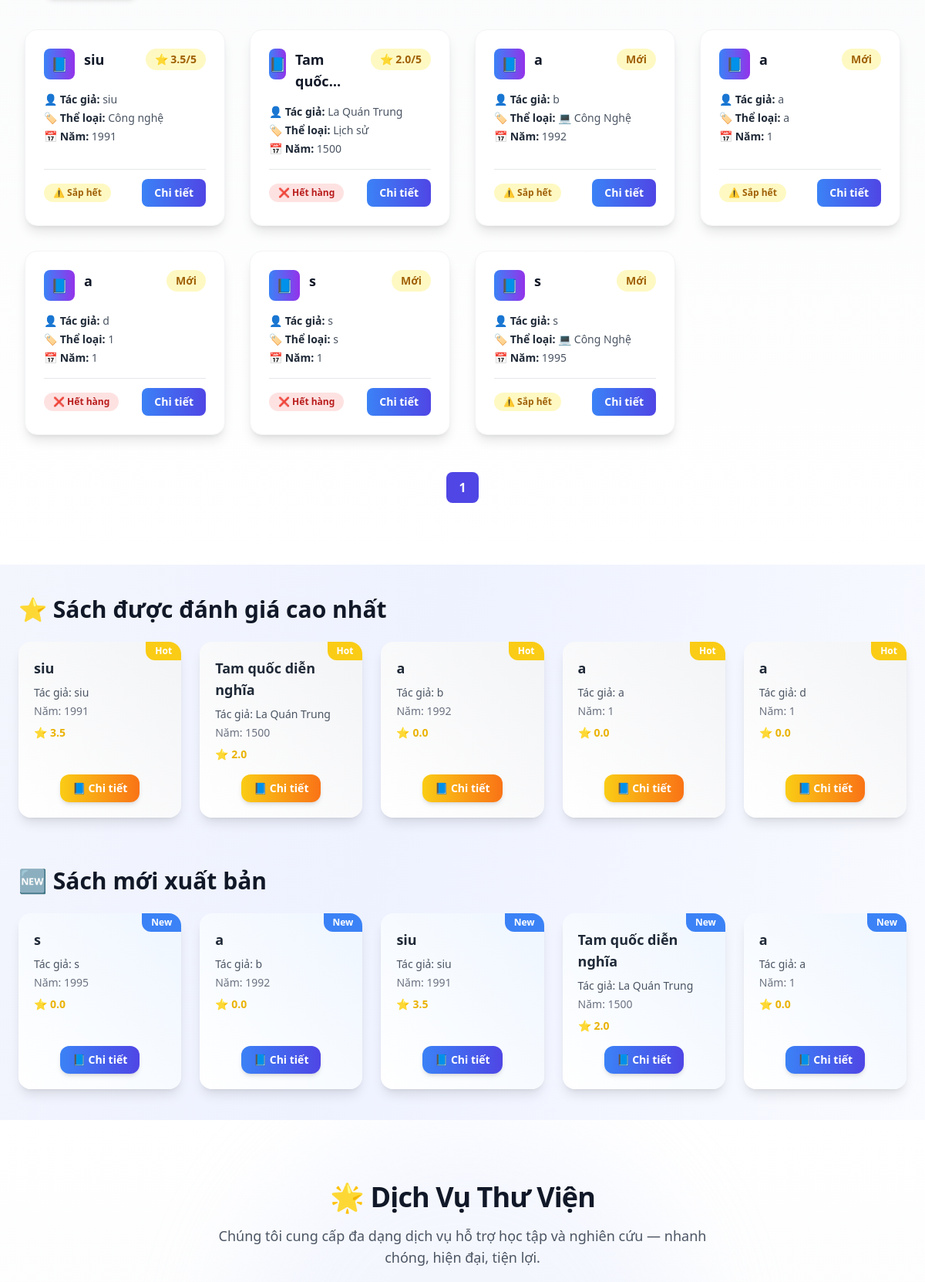
The app's page /library/home/ (signed in, middle part), older data.
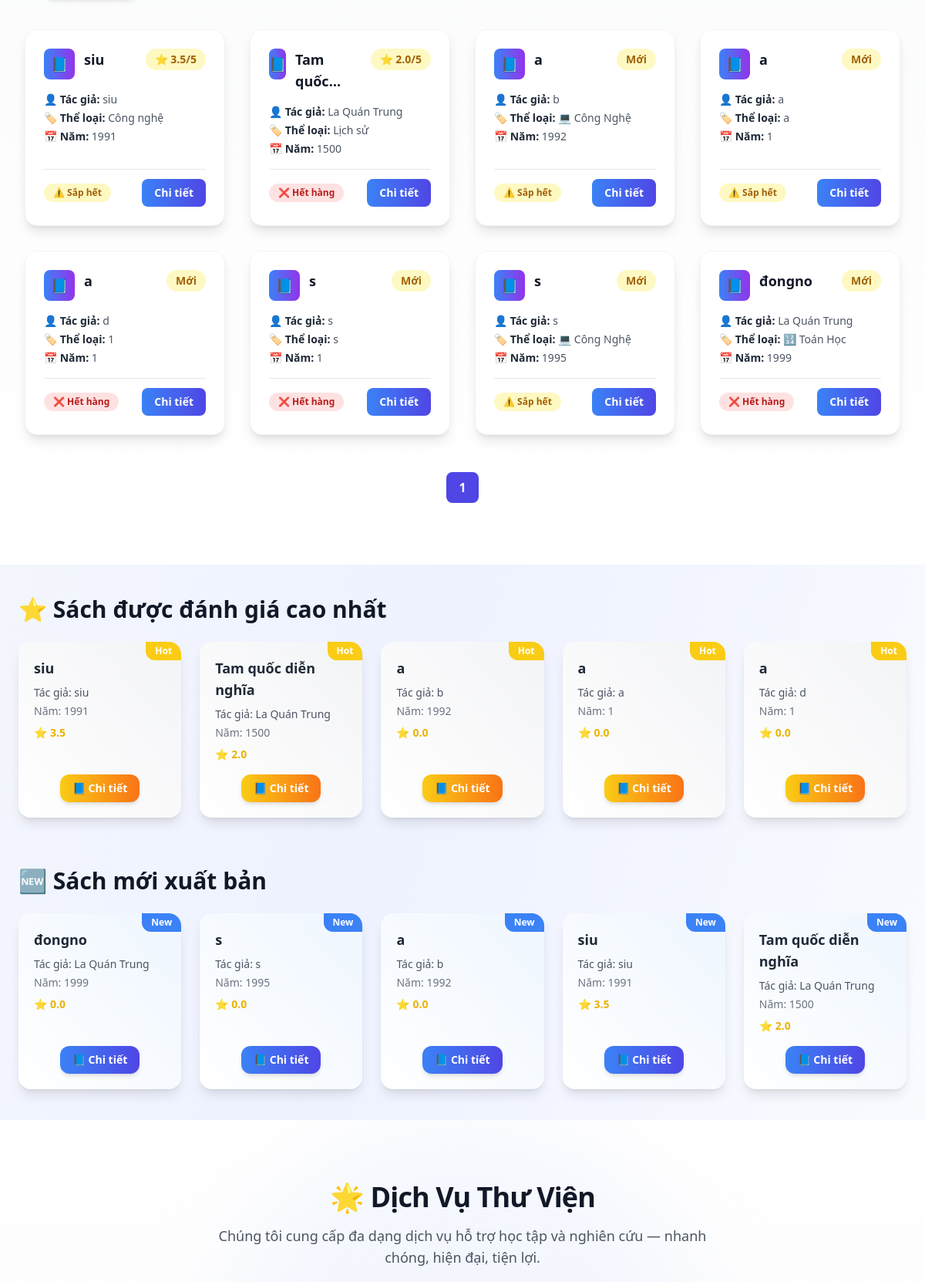
The same page, newer data.
### Librarian/models.py (models this page shows, shortened)
class Book(models.Model):
    STATUS_CHOICES = [
        ('available', 'Available'),
        ('unavailable', 'Unavailable'),
    ]
    book_id = models.AutoField(primary_key=True)
    title = models.CharField(max_length=255)
    author = models.CharField(max_length=255)
    year = models.IntegerField(blank=True, null=True)
    category = models.CharField(max_length=100, blank=True, null=True)
    quantity = models.PositiveIntegerField(default=0)
    status = models.CharField(max_length=20, choices=STATUS_CHOICES, default='available')
    description = models.TextField(blank=True, null=True)

### library/views.py (the view)
# urls.py: 2. Add a URL to urlpatterns:  path('', views.home, name='home')
def home(request):
    if not request.user.is_authenticated:
        return redirect("account:logout")
    sort_type = request.GET.get("sort", "rating")
    if sort_type == "new":
        books_with_rating = Book.objects.annotate(
            avg_rating=Avg('reviews__rating')
        ).order_by(F('year').desc(nulls_last=True))
    else:
        books_with_rating = Book.objects.annotate(
            avg_rating=Avg('reviews__rating')
        ).order_by(F('avg_rating').desc(nulls_last=True))
    paginator = Paginator(books_with_rating, 8)
    page_number = request.GET.get("page")
    page_obj = paginator.get_page(page_number)
    top_rated_books = Book.objects.annotate(
        avg_rating=Avg("reviews__rating")
    ).order_by(F("avg_rating").desc(nulls_last=True))[:5]
    newest_books = Book.objects.annotate(
        avg_rating=Avg("reviews__rating")
    ).order_by(F("year").desc(nulls_last=True))[:5]
    user_profile = UserProfile.objects.get(user=request.user)
    context = {
        "user_profile": user_profile,
        "max_days": getattr(user_profile, "max_days", 10),
        "page_obj": page_obj,
        "top_rated_books": top_rated_books,
        "newest_books": newest_books,
        "sort_type": sort_type,
    }
    return render(request, "library/home.html", context)

### account/membership_states.py (called while the page is built)
    @property
    def max_days(self):
        return 60

### account/models.py (called while the page is built)
    def get_membership_state(self):
        if self.membership_level == 'standard':
            return StandardState()
        elif self.membership_level == 'premium':
            return PremiumState()
        return BasicState()

    @property
    def max_days(self):
        return self.get_membership_state().max_days

### library/templates/library/home.html (shortened to what the changed rows need)
{% extends "base.html" %}
{% block content %}
<section id="catalog" class="py-20 bg-gradient-to-b from-gray-50 to-white relative overflow-hidden">
    <div class="max-w-7xl mx-auto px-6 lg:px-8">
        <div id="bookList" class="grid grid-cols-1 sm:grid-cols-2 md:grid-cols-3 lg:grid-cols-4 gap-8">
            {% for book in page_obj %}
            <div class="book-item book-card bg-white rounded-2xl shadow-lg p-6 flex flex-col border border-gray-100 transition-transform duration-300 hover:scale-[1.03] hover:shadow-2xl" data-category="{{ book.category|slugify }}">
                <div class="flex items-start justify-between mb-4">
                    <div class="flex items-start flex-1 mr-3">
                        <div class="w-10 h-10 bg-gradient-to-r from-blue-500 to-purple-600 rounded-lg flex items-center justify-center mr-3">
                            <span class="text-white text-lg">📘</span>
                        </div>
                        <h4 class="text-lg font-bold text-gray-900 line-clamp-2">{{ book.title }}</h4>
                    </div>
                    <span class="text-sm font-bold bg-yellow-100 text-yellow-700 px-3 py-1 rounded-full whitespace-nowrap">
                        {% if book.avg_rating %}
                        ⭐ {{ book.avg_rating|floatformat:1 }}/5
                        {% else %}
                        Mới
                        {% endif %}
                    </span>
                </div>
                <div class="text-gray-600 text-sm space-y-1 mb-4 flex-grow">
                    <p><span class="font-semibold text-gray-800">👤 Tác giả:</span> {{ book.author }}</p>
                    <p><span class="font-semibold text-gray-800">🏷️ Thể loại:</span> {{ book.category }}</p>
                    <p><span class="font-semibold text-gray-800">📅 Năm:</span> {{ book.year }}</p>
                </div>
                <div class="flex justify-between items-center border-t pt-3 mt-auto">
                    <span class="text-xs font-semibold px-3 py-1 rounded-full
                        {% if book.quantity > 5 %}bg-green-100 text-green-700{% elif book.quantity > 0 %}bg-yellow-100 text-yellow-700{% else %}bg-red-100 text-red-700{% endif %}">
                        {% if book.quantity > 5 %}✅ Còn hàng{% elif book.quantity > 0 %}⚠️ Sắp hết{% else %}❌ Hết hàng{% endif %}
                    </span>
                    <a href="{% url 'library:book_detail_view' book.book_id %}"
                        class="bg-gradient-to-r from-blue-500 to-indigo-600 text-white px-4 py-2 rounded-lg font-bold text-sm hover:shadow-md hover:scale-105 transition-all duration-300">
                        Chi tiết
                    </a>
                </div>
            </div>
            {% endfor %}
        </div>
        <div class="flex justify-center mt-12 space-x-2">
            {% for num in page_obj.paginator.page_range %}
            {% if page_obj.number == num %}
            <span class="px-4 py-2 rounded-lg bg-indigo-600 text-white font-semibold">{{ num }}</span>
            {% else %}
            <a href="?page={{ num }}" class="px-4 py-2 rounded-lg bg-gray-100 hover:bg-indigo-500 hover:text-white transition-all">{{ num }}</a>
            {% endif %}
            {% endfor %}
        </div>
    </div>
</section>
<section class="max-w-7xl mx-auto py-10 px-6 space-y-16">
    <div>
    <h2 class="text-3xl font-extrabold text-gray-900 mb-6 flex items-center gap-2">
        ⭐ Sách được đánh giá cao nhất
    </h2>
    <div class="grid grid-cols-1 sm:grid-cols-2 lg:grid-cols-5 gap-6">
        {% for book in top_rated_books %}
        <div class="relative bg-gradient-to-tr from-white to-gray-100 shadow-lg rounded-2xl overflow-hidden transform hover:scale-105 transition-transform duration-300">
            <div class="p-5 flex flex-col justify-between h-full">
                <div>
                    <h3 class="font-bold text-lg mb-2 text-gray-800 line-clamp-2">{{ book.title }}</h3>
                    <p class="text-gray-600 text-sm mb-1">Tác giả: {{ book.author }}</p>
                    <p class="text-gray-500 text-sm mb-2">Năm: {{ book.year }}</p>
                    <p class="text-yellow-500 font-semibold mt-2 text-sm flex items-center gap-1">
                        <span>⭐</span> {{ book.avg_rating|default:"0.0" }}
                    </p>
                </div>
                <div class="mt-4 flex justify-center">
                    <a href="{% url 'library:book_detail_view' book.book_id %}"
                        class="bg-gradient-to-r from-yellow-400 to-orange-500 text-white px-4 py-2 rounded-xl font-semibold text-sm shadow-md hover:shadow-xl hover:scale-105 hover:from-orange-500 hover:to-yellow-500 transition-all duration-300 ease-in-out">
                        📘 Chi tiết
                    </a>
                </div>
            </div>
            <div class="absolute top-0 right-0 bg-yellow-400 text-white px-3 py-1 text-xs font-semibold rounded-bl-xl">
                Hot
            </div>
        </div>
        {% endfor %}
    </div>
</div>
    <div>
    <h2 class="text-3xl font-extrabold text-gray-900 mb-6 flex items-center gap-2">
        🆕 Sách mới xuất bản
    </h2>
    <div class="grid grid-cols-1 sm:grid-cols-2 lg:grid-cols-5 gap-6">
        {% for book in newest_books %}
        <div class="relative bg-gradient-to-tr from-white to-blue-50 shadow-lg rounded-2xl overflow-hidden transform hover:scale-105 transition-transform duration-300">
            <div class="p-5 flex flex-col justify-between h-full">
                <div>
                    <h3 class="font-bold text-lg mb-2 text-gray-800 line-clamp-2">{{ book.title }}</h3>
                    <p class="text-gray-600 text-sm mb-1">Tác giả: {{ book.author }}</p>
                    <p class="text-gray-500 text-sm mb-2">Năm: {{ book.year }}</p>
                    <p class="text-yellow-500 font-semibold mt-2 text-sm flex items-center gap-1">
                        <span>⭐</span> {{ book.avg_rating|default:"0.0" }}
                    </p>
                </div>
                <div class="mt-4 flex justify-center">
                    <a href="{% url 'library:book_detail_view' book.book_id %}"
                        class="bg-gradient-to-r from-blue-500 to-indigo-600 text-white px-4 py-2 rounded-xl font-semibold text-sm shadow-md hover:shadow-xl hover:scale-105 hover:from-indigo-500 hover:to-blue-600 transition-all duration-300 ease-in-out">
                        📘 Chi tiết
                    </a>
                </div>
            </div>
            <div class="absolute top-0 right-0 bg-blue-500 text-white px-3 py-1 text-xs font-semibold rounded-bl-xl">
                New
            </div>
        </div>
        {% endfor %}
    </div>
</div>
</section>
</body>
{% endblock %}

Row changes from the older to the newer data that the page shows:
no longer on one of the page's lists (row unchanged): Book: title "a", author "a", year "1", avg_rating "0.0"
added Book: title "đongno", shows "Mới", author "La Quán Trung", category "🔢 Toán Học", year "1999", quantity "❌ Hết hàng", avg_rating "0.0"
